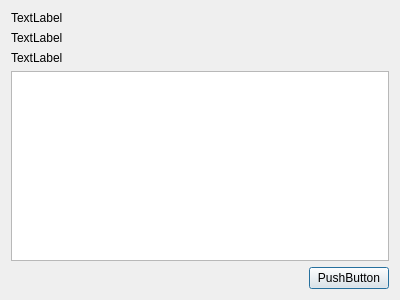
<?xml version="1.0" encoding="UTF-8"?>
<ui version="4.0">
 <class>Dialog</class>
 <widget class="QDialog" name="Dialog">
  <property name="geometry">
   <rect>
    <x>0</x>
    <y>0</y>
    <width>400</width>
    <height>300</height>
   </rect>
  </property>
  <property name="windowTitle">
   <string>Dialog</string>
  </property>
  <layout class="QVBoxLayout" name="verticalLayout">
   <item>
    <widget class="QLabel" name="label_1">
     <property name="text">
      <string>TextLabel</string>
     </property>
    </widget>
   </item>
   <item>
    <widget class="QLabel" name="label_2">
     <property name="text">
      <string>TextLabel</string>
     </property>
    </widget>
   </item>
   <item>
    <widget class="QLabel" name="label_3">
     <property name="text">
      <string>TextLabel</string>
     </property>
    </widget>
   </item>
   <item>
    <widget class="QTableView" name="tableView"/>
   </item>
   <item>
    <layout class="QHBoxLayout" name="horizontalLayout">
     <item>
      <spacer name="horizontalSpacer">
       <property name="orientation">
        <enum>Qt::Horizontal</enum>
       </property>
       <property name="sizeHint" stdset="0">
        <size>
         <width>40</width>
         <height>20</height>
        </size>
       </property>
      </spacer>
     </item>
     <item>
      <widget class="QPushButton" name="pushButtonAceptar">
       <property name="text">
        <string>PushButton</string>
       </property>
      </widget>
     </item>
    </layout>
   </item>
  </layout>
 </widget>
 <resources/>
 <connections/>
</ui>
